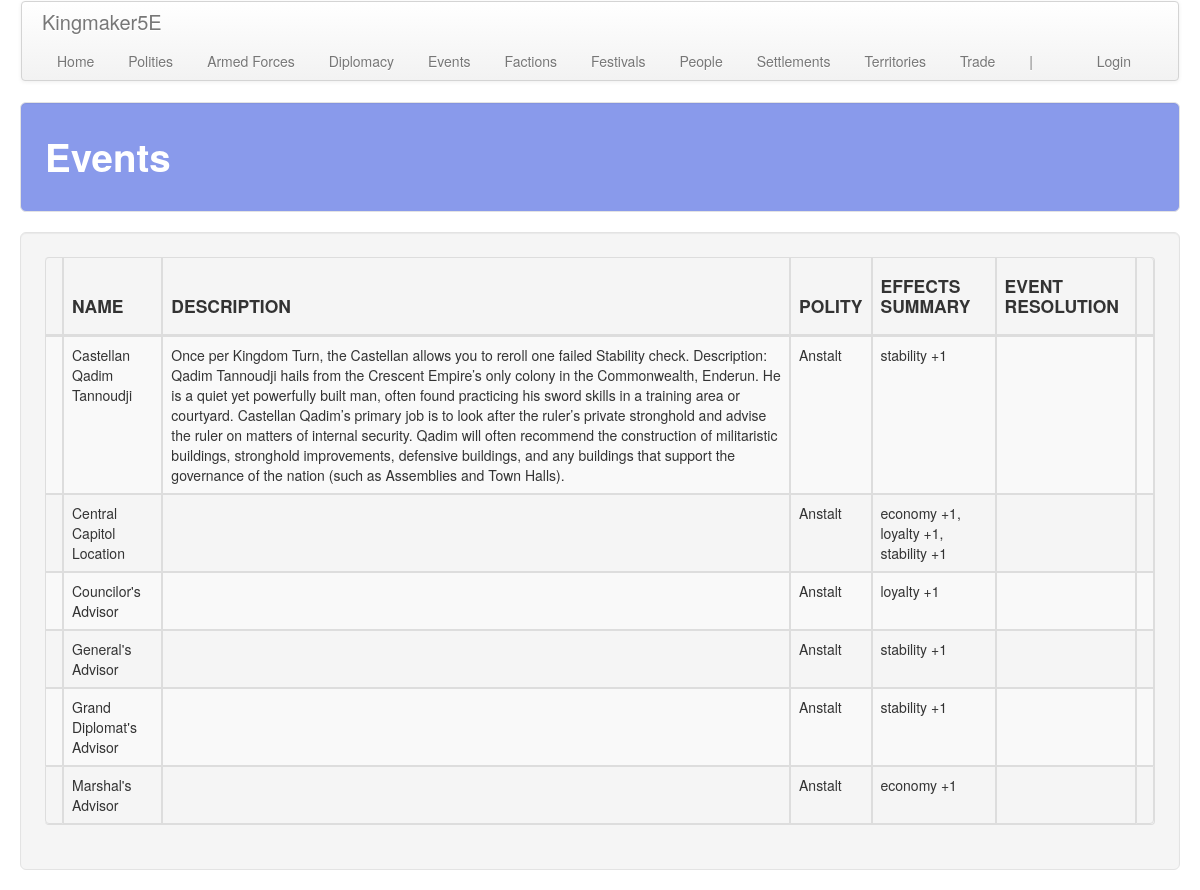
/events/, run on an earlier commit of the app's database.
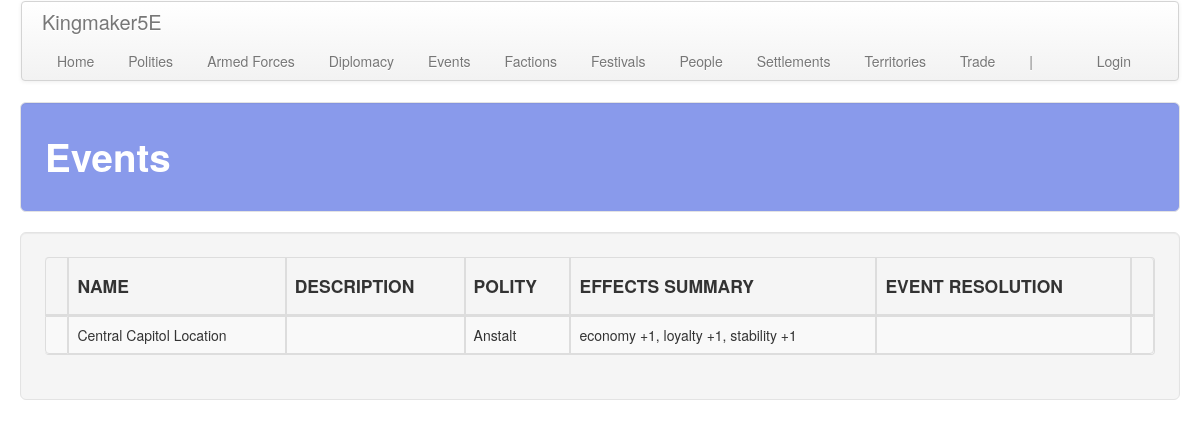
And on a later commit of the database.
### events/models.py (models this page shows, shortened)
class Event(models.Model):
    name = models.CharField(max_length=default_max_length)
    desc = models.TextField(blank=True)
    polity = models.ForeignKey(
        'polity.Polity', on_delete=models.CASCADE,
        related_name='event', related_query_name='event'
    )
    eco_bonus = models.IntegerField(default=0)
    loy_bonus = models.IntegerField(default=0)
    sta_bonus = models.IntegerField(default=0)
    fam_bonus = models.IntegerField(default=0)
    inf_bonus = models.IntegerField(default=0)
    cor_bonus = models.IntegerField(default=0)
    cri_bonus = models.IntegerField(default=0)
    law_bonus = models.IntegerField(default=0)
    lor_bonus = models.IntegerField(default=0)
    pro_bonus = models.IntegerField(default=0)
    soc_bonus = models.IntegerField(default=0)
    def_bonus = models.IntegerField(default=0)
    con_bonus = models.IntegerField(default=0)
    inc_bonus = models.IntegerField(default=0)
    unr_bonus = models.IntegerField(default=0)
    treasury_increment = models.IntegerField(default=0)
    fame_increment = models.IntegerField(default=0)
    infamy_increment = models.IntegerField(default=0)
    unrest_increment = models.IntegerField(default=0)

### polity/models.py (models this page shows, shortened)
class Polity(models.Model):
    name = models.CharField(max_length=default_max_length)
    government = models.ForeignKey(
        Government, on_delete=models.CASCADE,
        related_name='polity', related_query_name='polity')
    alignment_lc = models.ForeignKey(
        AlignmentLC, on_delete=models.CASCADE,
        related_name='polity', related_query_name='polity')
    alignment_ge = models.ForeignKey(
        AlignmentGE, on_delete=models.CASCADE,
        related_name='polity', related_query_name='polity')
    treasury = models.IntegerField(default=0)
    unrest = models.IntegerField(default=0)
    fame = models.IntegerField(default=0)
    infamy = models.IntegerField(default=0)
    desc = models.TextField(default="", blank=True)
    tax_edict = models.ForeignKey(
        'core.TaxEdict', on_delete=models.CASCADE,
        related_name='polity', related_query_name='polity')
    promotion_edict = models.ForeignKey(
        'core.PromotionEdict', on_delete=models.CASCADE,
        related_name='polity', related_query_name='polity')
    holiday_edict = models.ForeignKey(
        'core.HolidayEdict', on_delete=models.CASCADE,
        related_name='polity', related_query_name='polity')
    recruitment_edict = models.ForeignKey(
        'core.RecruitmentEdict', on_delete=models.CASCADE,
        related_name='polity', related_query_name='polity')
    ruler_attribute_1 = models.ForeignKey(
        Attribute, on_delete=models.CASCADE, null=True, blank=True,
        related_name='polity_ruler_1', related_query_name='polity_ruler_1')
    ruler_attribute_2 = models.ForeignKey(
        Attribute, on_delete=models.CASCADE, null=True, blank=True,
        related_name='polity_ruler_2', related_query_name='polity_ruler_2')
    ruler_attribute_3 = models.ForeignKey(
        Attribute, on_delete=models.CASCADE, null=True, blank=True,
        related_name='polity_ruler_3', related_query_name='polity_ruler_3')
    spymaster_attribute = models.ForeignKey(
        Attribute, on_delete=models.CASCADE, null=True, blank=True,
        related_name='polity_spymaster', related_query_name='polity_spymaster')

### events/views.py (the view)
# urls.py: path('', views.events, name='events'),
def events(request):
    return show_all_items(
        request, app_name, a_obj, a_plural, sort='polity__name', sort_2='name',
        get_details=get_event_details,
    )

### common/events.py (called while the page is built)
def get_event_details(event):
    event.effects_summary = get_effects_summary(event)
    l = []
    if event.fame_increment != 0:
        l.append('fame %s' % get_signed_number(event.fame_increment)['s'])
    if event.infamy_increment != 0:
        l.append('infamy %s' % get_signed_number(event.infamy_increment)['s'])
    if event.unrest_increment != 0:
        l.append('unrest %s' % get_signed_number(event.unrest_increment)['s'])
    if event.treasury_increment != 0:
        l.append('treasury %s' % get_signed_number(event.treasury_increment)['s'])
    event.resolution = ', '.join(l)
    return {'event': event}

### common/utils.py (called while the page is built)
def get_signed_number(number):
    if number >= 0:
        s = '+%s' % number
    else:
        s = '-%s' % abs(number)
    return {'s': s}

### events/templates/events/events.html (shortened to what this page needs)
<!DOCTYPE html>
{% extends 'events/base.html' %}
{% load staticfiles %}
{% block table_header %}
    <th></th>
    <th class="th_ccell"><h4>NAME</h4></th>
    <th class="th_ccell"><h4>DESCRIPTION</h4></th>
    <th class="th_ccell"><h4>POLITY</h4></th>
    <th class="th_ccell"><h4>EFFECTS SUMMARY</h4></th>
    <th class="th_ccell"><h4>EVENT RESOLUTION</h4></th>
    <th class="th_ccell"><h4></h4></th>
{% endblock %}
{% block table_body %}
    {% for event in events %}
        <tr>
            <td style="text-align: center;">
            </td>
            <td class="tb_ccell">{{ event.name }}</td>
            <td class="tb_ccell">{{ event.desc }}</td>
            <td class="tb_ccell">{{ event.polity.name }}</td>
            <td class="tb_ccell">{{ event.effects_summary }}</td>
            <td class="tb_ccell">{{ event.resolution }}</td>
            <td style="text-align: center;">
            </td>
        </tr>
    {% endfor %}
{% endblock %}

### events/templates/events/base.html
<!DOCTYPE html>
{% extends 'table.html' %}
{% block subnav_items %}
    <li class="disabled"><a href="#">|</a></li>
{% endblock %}

### templates/table.html (shortened to what this page needs)
<!DOCTYPE html>
{% extends 'base.html' %}
{% block content %}
    <div class="well well-large">
        <table class="table table-striped table-hover table-bordered table-responsive">
            <thead>
            <tr>
                {% block table_header %}
                {% endblock %}
            </tr>
            </thead>
            <tbody>
                {% block table_body %}
                {% endblock %}
            </tbody>
        </table>
    </div>
{% endblock %}

### templates/base.html (shortened to what this page needs)
<!DOCTYPE html>
{% load staticfiles %}
<html lang="en">
<head>
    <link rel="stylesheet" href="//maxcdn.bootstrapcdn.com/bootstrap/3.2.0/css/bootstrap.css">
    <link href="{% static 'css/bootstrap.min.css' %}" rel="stylesheet" media="screen">
    <link href="{% static 'css/bootstrap-responsive.min.css' %}" rel="stylesheet" media="screen">
    <link rel="stylesheet" href="{% static 'css/custom.css' %}">
</head>
<body>
    <div class="container-fluid">
        <div class="navbar">
            <div class="navbar-inner">
                <a class="brand" href="{% url 'polity:polity_details' pk=1 %}">Kingmaker5E</a>
                <ul class="nav nav-pills">
                    <li role="presentation"><a href="{% url 'core:home' %}">Home</a></li>
                    <li role="presentation"><a href="{% url 'polity:polities' %}">Polities</a></li>
                    <li role="presentation">
                        <a href="{% url 'armed_forces:armed_forces' %}">
                            Armed Forces
                        </a>
                    </li>
                    <li role="presentation">
                        <a href="{% url 'diplomacy:diplomatic_relations' %}">
                            Diplomacy
                        </a>
                    </li>
                    <li role="presentation"><a href="{% url 'events:events' %}">Events</a></li>
                    <li role="presentation"><a href="{% url 'factions:factions' %}">Factions</a></li>
                    <li role="presentation"><a href="{% url 'festivals:festivals' %}">Festivals</a></li>
                    <li role="presentation"><a href="{% url 'people:people' %}">People</a></li>
                    <li role="presentation">
                        <a href="{% url 'settlements:settlements' %}">
                        Settlements
                        </a>
                    </li>
                    <li role="presentation">
                        <a href="{% url 'territory:territories' %}">
                            Territories
                        </a>
                    </li>
                    <li role="presentation"><a href="{% url 'trade:trade_routes' %}">Trade</a></li>
                    {% block subnav_items %}{% endblock %}
                </ul>
                <ul class="nav nav-pills navbar-right">
                    <li role="presentation">
                        {% if user.is_authenticated %}
                            <a href="{% url 'logout' %}">Logout</a>
                        {% else %}
                            <a href="{% url 'login' %}">Login</a>
                        {% endif %}
                    </li>
                </ul>
            </div>
        </div>
        <div class="well well-large" style="background-color: #899AEB;">
            <h1 style="color: #ffffff;">{{ title }}</h1>
        </div>
        {% block content %}
        {% endblock %}
    </div>
</body>
</html>

### static/css/custom.css (style rules this page uses)
.th_ccell { text-align: center; padding: 20px 20px 20px 20px; }
.tb_ccell { text-align: center; padding: 20px 20px 20px 20px; }

What changed in the data, as far as the page shows it:
removed Event: name "Castellan Qadim Tannoudji", desc "Once per Kingdom Turn, the Castellan allows you to reroll one failed Stability check. Description: Qadim Tannoudji hails from the Crescent Empire’s only colony in the Commonwealth, Enderun. He is a quiet yet powerfully built man, often found practicing his sword skills in a training area or courtyard. Castellan Qadim’s primary job is to look after the ruler’s private stronghold and advise the ruler on matters of internal security. Qadim will often recommend the construction of militaristic buildings, stronghold improvements, defensive buildings, and any buildings that support the governance of the nation (such as Assemblies and Town Halls).", polity.name "Anstalt", effects_summary "stability +1"
removed Event: name "Councilor's Advisor", polity.name "Anstalt", effects_summary "loyalty +1"
removed Event: name "General's Advisor", polity.name "Anstalt", effects_summary "stability +1"
removed Event: name "Grand Diplomat's Advisor", polity.name "Anstalt", effects_summary "stability +1"
removed Event: name "Marshal's Advisor", polity.name "Anstalt", effects_summary "economy +1"
